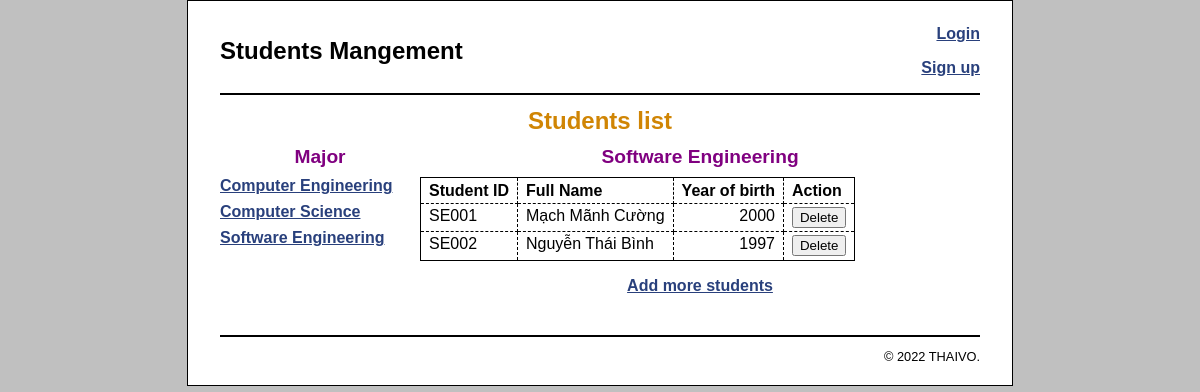
Screenshot of /?major_id=3 with the database file from the repository.
### tables this page shows
CREATE TABLE majors (
  majorID       INT(11)        NOT NULL   AUTO_INCREMENT,
  majorName     VARCHAR(255)   NOT NULL,
  PRIMARY KEY (majorID)
);

CREATE TABLE students (
  studentID        INT(11)        NOT NULL   AUTO_INCREMENT,
  majorID          INT(11)        NOT NULL,
  studentCode      VARCHAR(10)    NOT NULL   UNIQUE,
  studentName      VARCHAR(255)   NOT NULL,
  birthDay         INT (4),
  PRIMARY KEY (studentID),
  FOREIGN KEY (majorID) REFERENCES majors(majorID)
);

### index.php (the view, shortened to what this page needs)
<?php
    require_once('database.php');
    if (!isset($major_id)) {
        $major_id = filter_input(INPUT_GET, 'major_id',
                FILTER_VALIDATE_INT);
    }
    $querymajor = 'SELECT * FROM majors
                    WHERE majorID = :major_id';
    $statement1 = $db->prepare($querymajor);
    $statement1->bindValue(':major_id', $major_id);
    $statement1->execute();
    $major = $statement1->fetch();
    $major_name = $major['majorName'];
    $query = 'SELECT * FROM majors
                ORDER BY majorID';
    $statement = $db->prepare($query);
    $statement->execute();
    $majors = $statement->fetchAll();
    $queryStudents = 'SELECT * FROM students
    WHERE majorID = :major_id
    ORDER BY studentID';
    $statement3 = $db->prepare($queryStudents);
    $statement3->bindValue(':major_id', $major_id);
    $statement3->execute();
    $students = $statement3->fetchAll();
?>
<!DOCTYPE html>
<html>
    <head>
        <link rel="stylesheet" type="text/css" href="main.css" />
    </head>
    <body>
        <header>
            <div>
                <h1 style = 'float: left;'>Students Mangement</h1>
                <p class = right><a href='login.php'>Login</a></p>
                <p class = right><a href='register.php'>Sign up</a></p>
            </div>
        </header>
        <main>
            <h1 style = 'text-align: center'>Students list</h1>
            <aside style = 'width: 200px'>
                <h2 style = 'text-align: center; color: purple'>Major</h2>
                <nav>
                <ul>
                    <?php foreach ($majors as $major) : ?>
                    <li><a href=".?major_id=<?php echo $major['majorID']; ?>">
                            <?php echo $major['majorName']; ?>
                        </a>
                    </li>
                    <?php endforeach; ?>
                </ul>
                </nav>
            </aside>
            <section style = 'width: 560px; text-align: center'>
            <h2 style = 'color: purple'><?php echo $major_name; ?></h2>
            <table>
                <tr>
                    <th>Student ID</th>
                    <th>Full Name</th>
                    <th class="right">Year of birth</th>
                    <th>Action</th>
                </tr>
                <?php foreach ($students as $student) : ?>
                <tr>
                    <td><?php echo $student['studentCode']; ?></td>
                    <td><?php echo $student['studentName']; ?></td>
                    <td class="right"><?php echo $student['birthDay']; ?></td>
                    <td><form action="delete_student.php" method="post">
                        <input type="submit" value="Delete">
                    </form></td>
                </tr>
                <?php endforeach; ?>
            </table>
            <p><a href="add_student_form.php">Add more students</a></p>
        </section>
        </main>
        <footer>
        <p>&copy; <?php echo date("Y"); ?> THAIVO.</p>
        </footer>
    </body>
</html>

### main.css (style rules this page uses)
html { background-color: rgb(192, 192, 192); }
body { margin-top: 0; font-family: Arial, Helvetica, sans-serif; width: 760px; margin: 0 auto; background-color: white; border: 1px solid black; padding: .5em 2em; height: fit-content; }
header { margin: 0; border-bottom: 2px solid black; }
header h1 { margin: 0; padding: .5em 0; color: black; }
main { margin: 0; }
aside { float: left; }
nav ul { list-style-type: none; margin-left: 0; padding-left: 0; }
nav ul li { padding-bottom: 0.5em; }
section { float: left; padding-bottom: 1.5em; }
footer { clear: both; margin-top: 1em; border-top: 2px solid black; }
footer p { text-align: right; font-size: 80%; margin: 1em 0; }
h1 { font-size: 150%; margin: 0; padding: .5em 0 .25em; }
h2 { font-size: 120%; margin: 0; padding: .25em 0 .5em; }
h1, h2 { color: rgb(208, 133, 4); }
ul { margin: 0 0 1em 0; padding: 0 0 0 2.5em; }
li { margin: 0; padding: 0; }
a { color: rgb(41, 64, 124); font-weight: bold; }
table { border: 1px solid black; border-collapse: collapse; }
td, th { border: 1px dashed black; padding: .2em .5em .2em .5em; vertical-align: top; text-align: left; }
form { margin: 0; }
.right { text-align: right; }

### rows the page displays
majors: majorName "Computer Engineering"
majors: majorName "Computer Science"
majors: majorName "Software Engineering"
students: studentCode "SE001", studentName "Mạch Mãnh Cường", birthDay "2000"
students: studentCode "SE002", studentName "Nguyễn Thái Bình", birthDay "1997"
